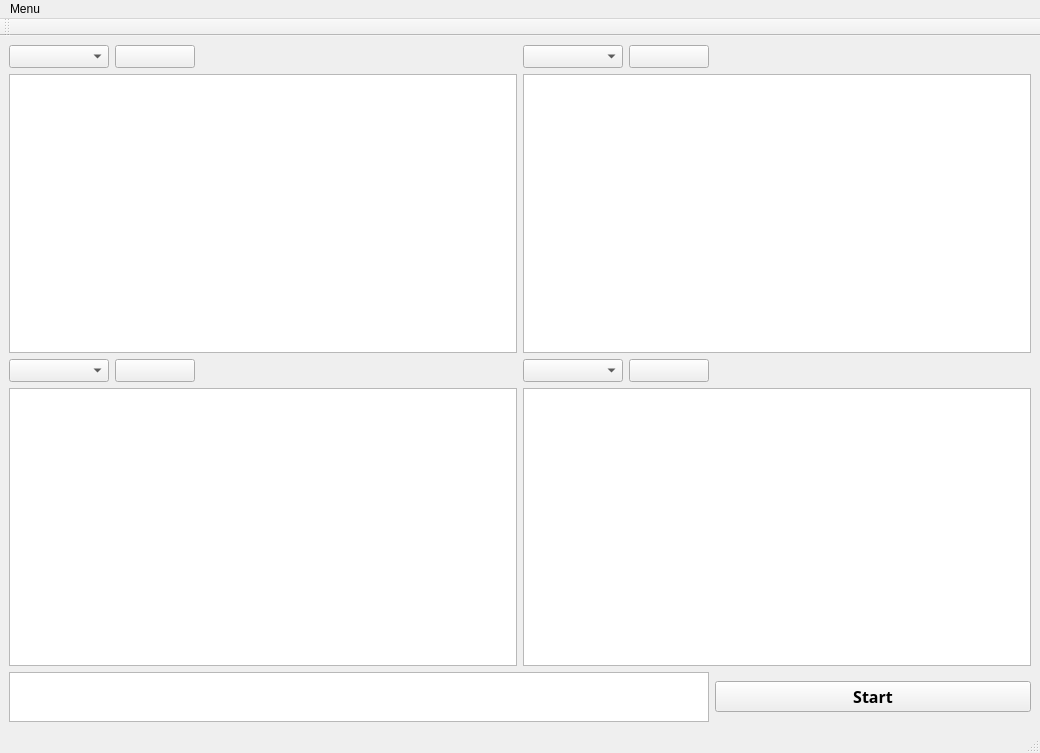
<?xml version="1.0" encoding="UTF-8"?>
<ui version="4.0">
 <class>MainWindow</class>
 <widget class="QMainWindow" name="MainWindow">
  <property name="geometry">
   <rect>
    <x>0</x>
    <y>0</y>
    <width>1040</width>
    <height>753</height>
   </rect>
  </property>
  <property name="windowTitle">
   <string>Mserial</string>
  </property>
  <widget class="QWidget" name="centralwidget">
   <layout class="QGridLayout" name="gridLayout">
    <item row="3" column="2">
     <widget class="QPushButton" name="sensButton3">
      <property name="minimumSize">
       <size>
        <width>80</width>
        <height>0</height>
       </size>
      </property>
      <property name="font">
       <font>
        <family>Courier</family>
        <pointsize>9</pointsize>
        <weight>75</weight>
        <bold>true</bold>
       </font>
      </property>
      <property name="text">
       <string/>
      </property>
     </widget>
    </item>
    <item row="2" column="4" colspan="3">
     <widget class="QTextBrowser" name="comBrowser2">
      <property name="font">
       <font>
        <family>Courier</family>
        <weight>75</weight>
        <bold>true</bold>
       </font>
      </property>
     </widget>
    </item>
    <item row="3" column="1">
     <widget class="QComboBox" name="comBox3">
      <property name="minimumSize">
       <size>
        <width>100</width>
        <height>0</height>
       </size>
      </property>
      <property name="font">
       <font>
        <family>Courier New</family>
        <pointsize>10</pointsize>
        <weight>75</weight>
        <bold>true</bold>
       </font>
      </property>
     </widget>
    </item>
    <item row="3" column="4">
     <widget class="QComboBox" name="comBox4">
      <property name="minimumSize">
       <size>
        <width>100</width>
        <height>0</height>
       </size>
      </property>
      <property name="font">
       <font>
        <family>Courier New</family>
        <pointsize>10</pointsize>
        <weight>75</weight>
        <bold>true</bold>
       </font>
      </property>
     </widget>
    </item>
    <item row="3" column="5">
     <widget class="QPushButton" name="sensButton4">
      <property name="minimumSize">
       <size>
        <width>80</width>
        <height>0</height>
       </size>
      </property>
      <property name="font">
       <font>
        <family>Courier</family>
        <pointsize>9</pointsize>
        <weight>75</weight>
        <bold>true</bold>
       </font>
      </property>
      <property name="text">
       <string/>
      </property>
     </widget>
    </item>
    <item row="4" column="4" colspan="3">
     <widget class="QTextBrowser" name="comBrowser4">
      <property name="font">
       <font>
        <family>Courier</family>
        <weight>75</weight>
        <bold>true</bold>
       </font>
      </property>
     </widget>
    </item>
    <item row="4" column="1" colspan="3">
     <widget class="QTextBrowser" name="comBrowser3">
      <property name="font">
       <font>
        <family>Courier</family>
        <weight>75</weight>
        <bold>true</bold>
       </font>
      </property>
     </widget>
    </item>
    <item row="0" column="2">
     <widget class="QPushButton" name="sensButton1">
      <property name="minimumSize">
       <size>
        <width>80</width>
        <height>0</height>
       </size>
      </property>
      <property name="font">
       <font>
        <family>Courier</family>
        <pointsize>9</pointsize>
        <weight>75</weight>
        <bold>true</bold>
       </font>
      </property>
      <property name="text">
       <string/>
      </property>
     </widget>
    </item>
    <item row="0" column="3">
     <spacer name="horizontalSpacer_3">
      <property name="orientation">
       <enum>Qt::Horizontal</enum>
      </property>
      <property name="sizeHint" stdset="0">
       <size>
        <width>40</width>
        <height>20</height>
       </size>
      </property>
     </spacer>
    </item>
    <item row="0" column="4">
     <widget class="QComboBox" name="comBox2">
      <property name="minimumSize">
       <size>
        <width>100</width>
        <height>0</height>
       </size>
      </property>
      <property name="font">
       <font>
        <family>Courier New</family>
        <pointsize>10</pointsize>
        <weight>75</weight>
        <bold>true</bold>
       </font>
      </property>
     </widget>
    </item>
    <item row="0" column="5">
     <widget class="QPushButton" name="sensButton2">
      <property name="minimumSize">
       <size>
        <width>80</width>
        <height>0</height>
       </size>
      </property>
      <property name="font">
       <font>
        <family>Courier</family>
        <pointsize>9</pointsize>
        <weight>75</weight>
        <bold>true</bold>
       </font>
      </property>
      <property name="text">
       <string/>
      </property>
     </widget>
    </item>
    <item row="0" column="6">
     <spacer name="horizontalSpacer_4">
      <property name="orientation">
       <enum>Qt::Horizontal</enum>
      </property>
      <property name="sizeHint" stdset="0">
       <size>
        <width>40</width>
        <height>20</height>
       </size>
      </property>
     </spacer>
    </item>
    <item row="2" column="1" colspan="3">
     <widget class="QTextBrowser" name="comBrowser1">
      <property name="font">
       <font>
        <family>Courier</family>
        <weight>75</weight>
        <bold>true</bold>
       </font>
      </property>
     </widget>
    </item>
    <item row="0" column="1">
     <widget class="QComboBox" name="comBox1">
      <property name="minimumSize">
       <size>
        <width>100</width>
        <height>0</height>
       </size>
      </property>
      <property name="font">
       <font>
        <family>Courier New</family>
        <pointsize>10</pointsize>
        <weight>75</weight>
        <bold>true</bold>
       </font>
      </property>
     </widget>
    </item>
    <item row="5" column="6">
     <widget class="QPushButton" name="startButton">
      <property name="sizePolicy">
       <sizepolicy hsizetype="Preferred" vsizetype="Fixed">
        <horstretch>0</horstretch>
        <verstretch>0</verstretch>
       </sizepolicy>
      </property>
      <property name="sizeIncrement">
       <size>
        <width>80</width>
        <height>0</height>
       </size>
      </property>
      <property name="font">
       <font>
        <family>Arial Black</family>
        <pointsize>12</pointsize>
        <weight>75</weight>
        <bold>true</bold>
       </font>
      </property>
      <property name="contextMenuPolicy">
       <enum>Qt::ActionsContextMenu</enum>
      </property>
      <property name="text">
       <string>Start</string>
      </property>
     </widget>
    </item>
    <item row="5" column="1" colspan="5">
     <widget class="QTextBrowser" name="statBrowser">
      <property name="sizePolicy">
       <sizepolicy hsizetype="Expanding" vsizetype="Maximum">
        <horstretch>0</horstretch>
        <verstretch>0</verstretch>
       </sizepolicy>
      </property>
      <property name="maximumSize">
       <size>
        <width>16777215</width>
        <height>50</height>
       </size>
      </property>
      <property name="font">
       <font>
        <family>Courier</family>
        <weight>75</weight>
        <bold>true</bold>
       </font>
      </property>
     </widget>
    </item>
   </layout>
  </widget>
  <widget class="QStatusBar" name="statusbar"/>
  <widget class="QToolBar" name="toolBar">
   <property name="windowTitle">
    <string>toolBar</string>
   </property>
   <attribute name="toolBarArea">
    <enum>TopToolBarArea</enum>
   </attribute>
   <attribute name="toolBarBreak">
    <bool>false</bool>
   </attribute>
  </widget>
  <widget class="QMenuBar" name="menubar">
   <property name="geometry">
    <rect>
     <x>0</x>
     <y>0</y>
     <width>1040</width>
     <height>21</height>
    </rect>
   </property>
   <widget class="QMenu" name="menuMenu">
    <property name="title">
     <string>Menu</string>
    </property>
    <addaction name="actSettings"/>
   </widget>
   <addaction name="menuMenu"/>
  </widget>
  <action name="actSettings">
   <property name="text">
    <string>Настройки</string>
   </property>
  </action>
 </widget>
 <resources/>
 <connections/>
</ui>
